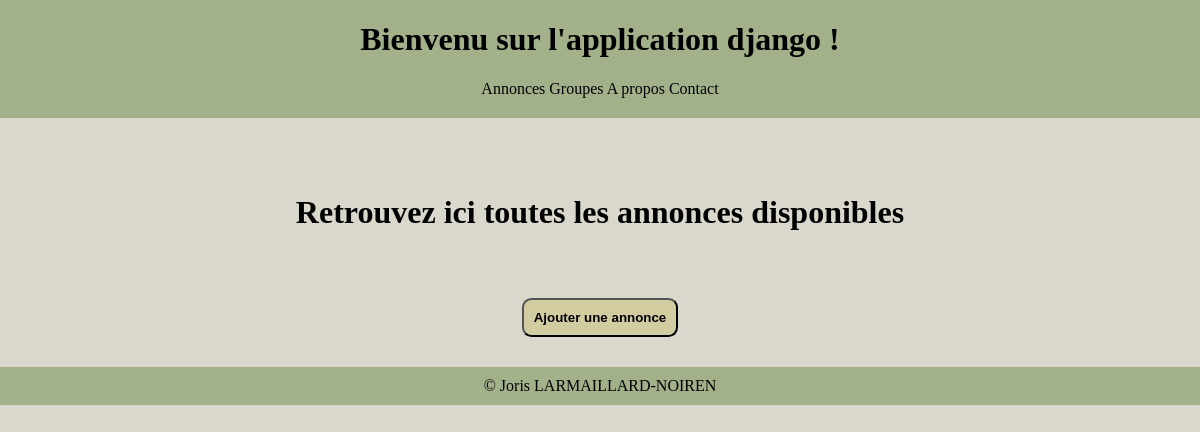
Before: /ads/ with the older database file.
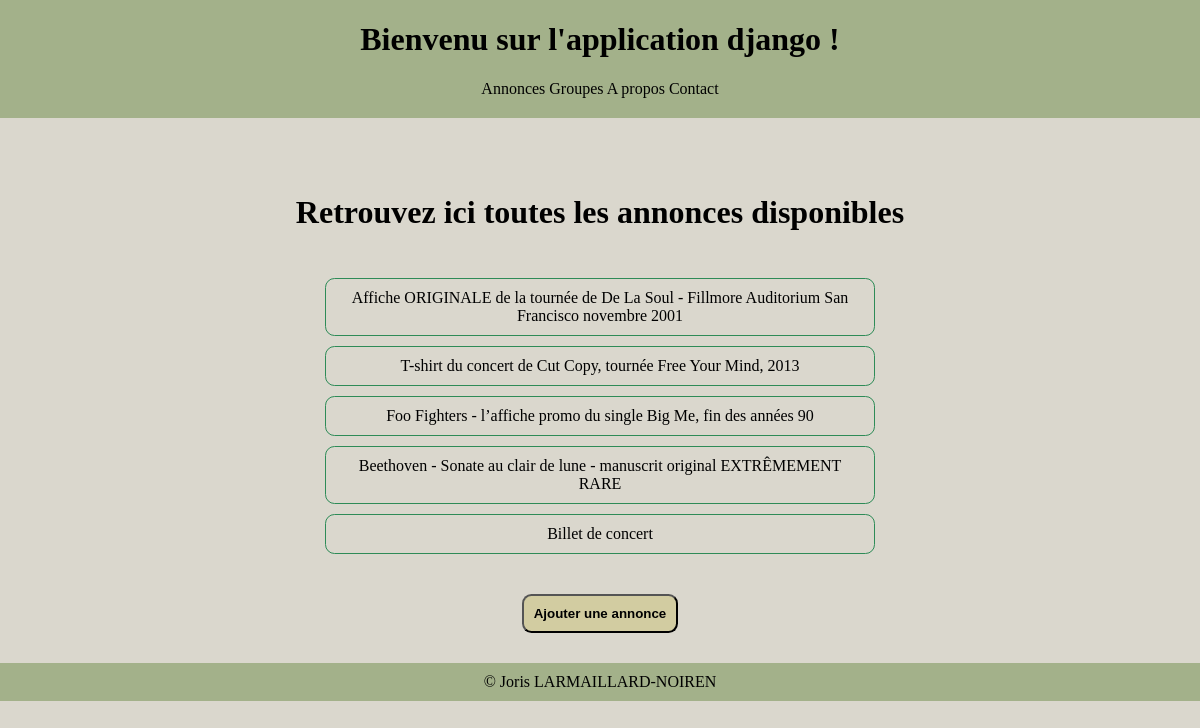
After: the same page with the newer database file.
### listings/models.py (models this page shows, shortened)
class Listing(models.Model):
    class Type(models.TextChoices):
        RECORDS = 'RE'
        CLOTHING = 'CL'
        POSTERS = 'PO'
        MISCELLANEOUS = 'MI'
    title = models.fields.CharField(max_length=100)
    description = models.fields.CharField(max_length=300)
    sold = models.fields.BooleanField(default=False)
    year = models.fields.IntegerField(
        validators=[MinValueValidator(1900), MaxValueValidator(2024)]
    )
    type = models.fields.CharField(choices=Type.choices, max_length=5)
    listing_cover = models.ImageField(upload_to="albums/listings_covers/", null=True, blank=True)
    band = models.ForeignKey(Band, null=True, on_delete=models.SET_NULL)

### listings/views.py (the view)
# urls.py: path("ads/", views.ads, name="ads-list"),
def ads(request):
    listings = Listing.objects.all()
    return render(request, 'listings/ad_list.html',
                  {'listings': listings})

### listings/templates/listings/ad_list.html
{% extends 'listings/base.html' %}
{% block content %}
    <div class="titre"><h2>Retrouvez ici toutes les annonces disponibles</h2></div>
    <section class="conteneur-ads">
        <section class="section-ads">
            {% for listing in listings %}
                <div class="contenu"><a href="{% url 'ad-detail' listing.id %}">{{ listing.title }}</a></div>
            {% endfor %}
        </section>
    </section>
    <div class="conteneur-bouton">
        <a href="{% url 'ad-create' %}">
            <button class="bouton">Ajouter une annonce</button>
        </a>
    </div>
{% endblock %}

### listings/templates/listings/base.html (shortened to what this page needs)
<!DOCTYPE html>
{% load static %}
<html lang="en">
<head>
    <link rel="stylesheet" href="{% static 'listings/style.css' %}" />
</head>
<body>
    <header>
        <div>
            <a href="{% url 'home' %}"><h1>Bienvenu sur l'application django !</h1></a>
        </div>
        <div>
            <nav class="nav-bar">
                <a href="{% url 'ads-list' %}">Annonces</a>
                <a href="{% url 'band-list' %}">Groupes</a>
                <a href="{% url 'about-us' %}">A propos</a>
                <a href="{% url 'contact-us' %}">Contact</a>
            </nav>
        </div>
    </header>
    <main class="main-content">
        {% block content %}{% endblock %}
    </main>
    <footer>
        © Joris LARMAILLARD-NOIREN
    </footer>
</body>
</html>

### listings/static/listings/style.css (style rules this page uses)
:root { --main-bg-color: #a3b18a; --common-bg-color: #D2CCA1; --common-txt-color: white; }
hmtl, body { font-family: Futura; background-color: #dad7cd; height: 100%; margin: 0; }
body { display: flex; flex-direction: column; }
header { background-color: var(--main-bg-color); text-align: center; display: flex; flex-direction: column; padding-bottom: 20px; margin-bottom: 30px; }
footer { background-color: var(--main-bg-color); text-align: center; padding: 10px; }
.main-content { padding: 20px; }
.titre { text-align: center; font-size: 16pt; }
.conteneur-bands, .conteneur-ads { margin: auto 25%; }
.section-bands, .section-ads { padding-top: 10px; padding-bottom: 15px; margin: 15px; }
.contenu { text-align: center; border: 1px solid seagreen; border-radius: .25cm; padding: 10px; margin: 10px auto; }
a { text-decoration: none; color: inherit; }
.conteneur-bouton { text-align: center; margin: 10px auto; }
.bouton-retour, .bouton, .bouton-supprimer { font-weight: bold; border-radius: .25cm; padding: 10px; }
.bouton-retour, .bouton { background-color: var(--common-bg-color); }

Changed rows visible on the page:
added Listing: title "Affiche ORIGINALE de la tournée de De La Soul - Fillmore Auditorium San Francisco novembre 2001"
added Listing: title "T-shirt du concert de Cut Copy, tournée Free Your Mind, 2013"
added Listing: title "Foo Fighters - l’affiche promo du single Big Me, fin des années 90"
added Listing: title "Beethoven - Sonate au clair de lune - manuscrit original EXTRÊMEMENT RARE"
added Listing: title "Billet de concert"
